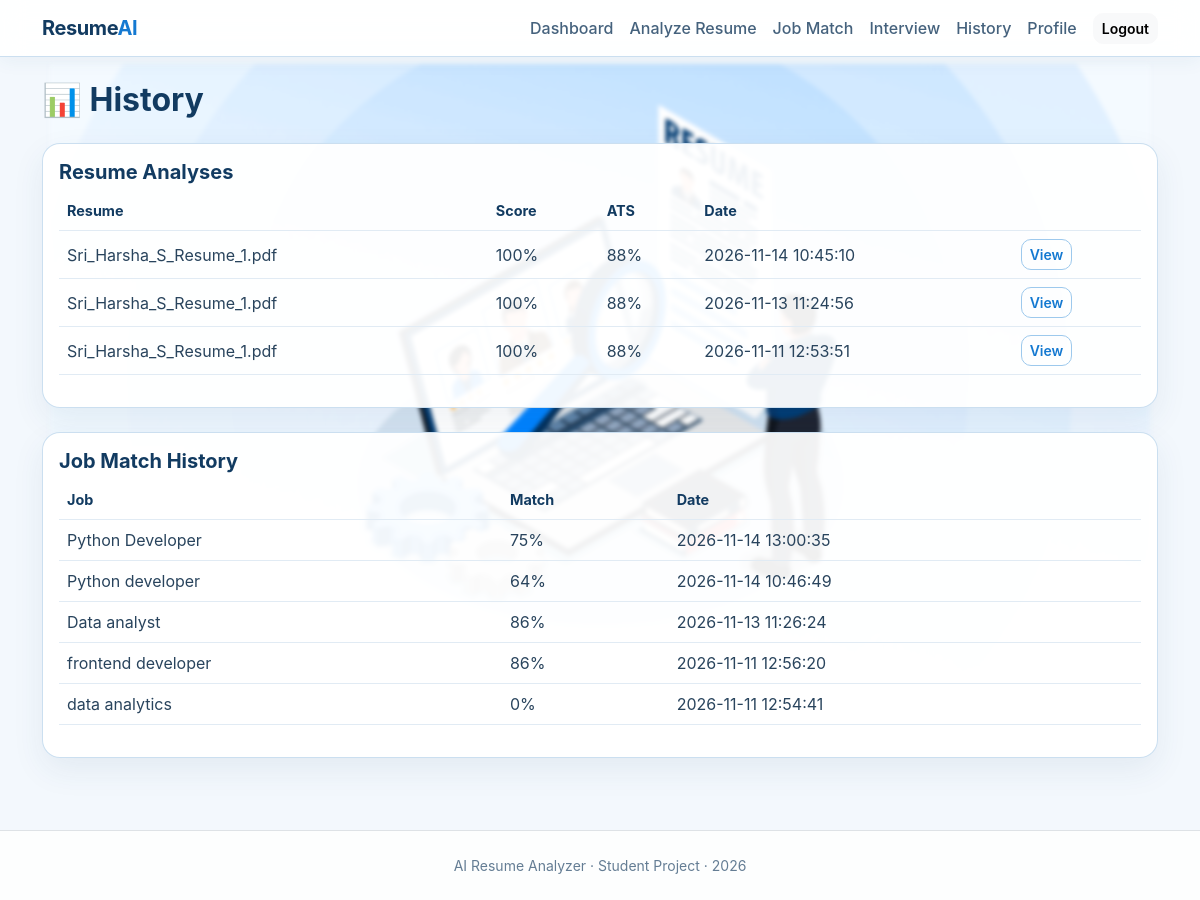
The page /history (signed in) on the database its author committed.
### tables this page shows
CREATE TABLE analyses (
            id INTEGER PRIMARY KEY AUTOINCREMENT,
            user_id INTEGER NOT NULL,
            filename TEXT NOT NULL,
            resume_text TEXT NOT NULL,
            score INTEGER NOT NULL,
            ats_score INTEGER NOT NULL,
            skills TEXT NOT NULL,
            strengths TEXT NOT NULL,
            weaknesses TEXT NOT NULL,
            suggestions TEXT NOT NULL,
            created_at TEXT NOT NULL,
            FOREIGN KEY(user_id) REFERENCES users(id)
        );

CREATE TABLE job_matches (
            id INTEGER PRIMARY KEY AUTOINCREMENT,
            user_id INTEGER NOT NULL,
            job_title TEXT NOT NULL,
            job_description TEXT NOT NULL,
            match_score INTEGER NOT NULL,
            matched_skills TEXT NOT NULL,
            missing_skills TEXT NOT NULL,
            created_at TEXT NOT NULL,
            FOREIGN KEY(user_id) REFERENCES users(id)
        );

### app.py (the view)
@app.route("/history")
@login_required
def history():
    db = get_db()
    analyses = db.execute(
        "SELECT * FROM analyses WHERE user_id = ? ORDER BY id DESC",
        (current_user.id,)
    ).fetchall()
    matches = db.execute(
        "SELECT * FROM job_matches WHERE user_id = ? ORDER BY id DESC",
        (current_user.id,)
    ).fetchall()
    return render_template("history.html", analyses=analyses, matches=matches)

### app.py (called while the page is built)
def get_db():
    if "db" not in g:
        g.db = sqlite3.connect(DATABASE)
        g.db.row_factory = sqlite3.Row
    return g.db

@login_manager.user_loader
def load_user(user_id):
    db = get_db()
    row = db.execute("SELECT * FROM users WHERE id = ?", (user_id,)).fetchone()
    if not row:
        return None
    return User(row["id"], row["name"], row["email"], row["password_hash"])

@app.context_processor
def inject_year():
    return {"current_year": datetime.now().year}

### templates/history.html (shortened to what this page needs)
{% extends "base.html" %}
{% block content %}
<h2 class="fw-bold mb-4">📊 History</h2>
<div class="card app-card mb-4">
<div class="card-body">
<h5 class="fw-bold">Resume Analyses</h5>
<div class="table-responsive">
<table class="table align-middle">
<thead><tr><th>Resume</th><th>Score</th><th>ATS</th><th>Date</th><th></th></tr></thead>
<tbody>
{% for a in analyses %}
<tr><td>{{ a.filename }}</td><td>{{ a.score }}%</td><td>{{ a.ats_score }}%</td><td>{{ a.created_at }}</td><td><a class="btn btn-sm btn-outline-primary" href="{{ url_for('analysis', analysis_id=a.id) }}">View</a></td></tr>
{% else %}<tr><td colspan="5" class="text-center text-secondary">No analyses yet.</td></tr>{% endfor %}
</tbody>
</table>
</div>
</div>
</div>
<div class="card app-card">
<div class="card-body">
<h5 class="fw-bold">Job Match History</h5>
<div class="table-responsive">
<table class="table">
<thead><tr><th>Job</th><th>Match</th><th>Date</th></tr></thead>
<tbody>
{% for m in matches %}<tr><td>{{ m.job_title }}</td><td>{{ m.match_score }}%</td><td>{{ m.created_at }}</td></tr>
{% else %}<tr><td colspan="3" class="text-center text-secondary">No job matches yet.</td></tr>{% endfor %}
</tbody>
</table>
</div>
</div>
</div>
{% endblock %}

### templates/base.html (shortened to what this page needs)
<!doctype html>
<html lang="en">
<head>
    <link href="https://cdn.jsdelivr.net/npm/bootstrap@5.3.3/dist/css/bootstrap.min.css" rel="stylesheet">
    <link href="{{ url_for('static', filename='css/style.css', v=5) }}" rel="stylesheet">
</head>
<body class="{% block body_class %}{% endblock %}">
<nav class="navbar navbar-expand-lg navbar-dark app-nav">
    <div class="container">
        <a class="navbar-brand fw-bold" href="{{ url_for('index') }}">Resume<span>AI</span></a>
        <div class="collapse navbar-collapse" id="nav">
            <ul class="navbar-nav ms-auto align-items-lg-center">
                {% if current_user.is_authenticated %}
                    <li class="nav-item"><a class="nav-link" href="{{ url_for('dashboard') }}">Dashboard</a></li>
                    <li class="nav-item"><a class="nav-link" href="{{ url_for('upload') }}">Analyze Resume</a></li>
                    <li class="nav-item"><a class="nav-link" href="{{ url_for('job_match') }}">Job Match</a></li>
                    <li class="nav-item"><a class="nav-link" href="{{ url_for('interview') }}">Interview</a></li>
                    <li class="nav-item"><a class="nav-link" href="{{ url_for('history') }}">History</a></li>
                    <li class="nav-item"><a class="nav-link" href="{{ url_for('profile') }}">Profile</a></li>
                    <li class="nav-item ms-lg-2"><a class="btn btn-light btn-sm" href="{{ url_for('logout') }}">Logout</a></li>
                {% else %}
                    <li class="nav-item"><a class="nav-link" href="{{ url_for('login') }}">Login</a></li>
                    <li class="nav-item ms-lg-2"><a class="btn btn-primary btn-sm" href="{{ url_for('register') }}">Get Started</a></li>
                {% endif %}
            </ul>
        </div>
    </div>
</nav>
<main>
<div class="container py-4">
    {% block content %}{% endblock %}
</div>
</main>
<footer class="border-top py-4 mt-5">
    <div class="container text-center text-muted small">
        AI Resume Analyzer · Student Project · {{ current_year }}
    </div>
</footer>
</body>
</html>

### static/css/style.css (style rules this page uses)
:root { --primary: #1479d1; --primary-dark: #0b5eaa; --navy: #123b61; --text: #29445d; --muted: #647d94; --line: #d7e7f5; --surface: rgba(255, 255, 255, 0.94); --soft-blue: #eaf5ff; --page-bg: #f3f8fd; }
body { min-height: 100vh; display: flex; flex-direction: column; position: relative; isolation: isolate; color: var(--text); background-color: var(--page-bg); font-family: Inter, system-ui, -apple-system, "Segoe UI", Arial, sans-serif; }
body::before { content: ""; position: absolute; inset: 0; z-index: -1; pointer-events: none; background-image: url("../images/how-ai-resume-screening-is-changing-the-hiring-process.png"); background-repeat: no-repeat; background-position: center 64px; background-size: min(100%, 1100px) auto; filter: blur(2px); }
main { flex: 1; }
h1, h2, h3, h4, h5, h6 { color: var(--navy); }
.text-secondary, .text-muted { color: var(--muted) !important; }
a { color: var(--primary); text-decoration: none; }
.app-nav { background: rgba(255, 255, 255, 0.92); border-bottom: 1px solid rgba(198, 220, 239, 0.9); box-shadow: 0 4px 18px rgba(32, 83, 125, 0.06); backdrop-filter: blur(12px); }
.app-nav .navbar-brand { color: var(--navy); letter-spacing: -0.4px; }
.app-nav .navbar-brand span { color: var(--primary); }
.app-nav .navbar-nav .nav-link { color: #45627d; font-weight: 500; transition: color 0.2s ease; }
.btn { border-radius: 10px; font-weight: 600; transition: background-color 0.2s ease, border-color 0.2s ease, box-shadow 0.2s ease, transform 0.2s ease; }
.btn-outline-primary { color: var(--primary); border-color: #9dc9ed; }
.glass-card, .feature-card, .stat-card, .score-card, .app-card { border: 1px solid rgba(201, 222, 240, 0.95); background: var(--surface); border-radius: 18px; box-shadow: 0 12px 32px rgba(34, 79, 116, 0.08); }
.feature-card h5, .app-card h5, .glass-card h4, .glass-card h5 { color: var(--navy); }
.table { --bs-table-bg: transparent; --bs-table-color: var(--text); --bs-table-border-color: #e1ebf4; --bs-table-hover-bg: #f3f9ff; --bs-table-hover-color: var(--navy); }
.table thead th { color: var(--navy); font-size: 0.9rem; font-weight: 700; white-space: nowrap; }
footer { margin-top: 3rem; border-color: var(--line) !important; background: rgba(255, 255, 255, 0.82); }

### rows shown on the page
analyses: filename "Sri_Harsha_S_Resume_1.pdf", score "100", ats_score "88", created_at "2026-11-14 10:45:10"
analyses: filename "Sri_Harsha_S_Resume_1.pdf", score "100", ats_score "88", created_at "2026-11-13 11:24:56"
analyses: filename "Sri_Harsha_S_Resume_1.pdf", score "100", ats_score "88", created_at "2026-11-11 12:53:51"
job_matches: job_title "Python Developer", match_score "75", created_at "2026-11-14 13:00:35"
job_matches: job_title "Python developer", match_score "64", created_at "2026-11-14 10:46:49"
job_matches: job_title "Data analyst", match_score "86", created_at "2026-11-13 11:26:24"
job_matches: job_title "frontend developer", match_score "86", created_at "2026-11-11 12:56:20"
job_matches: job_title "data analytics", match_score "0", created_at "2026-11-11 12:54:41"
